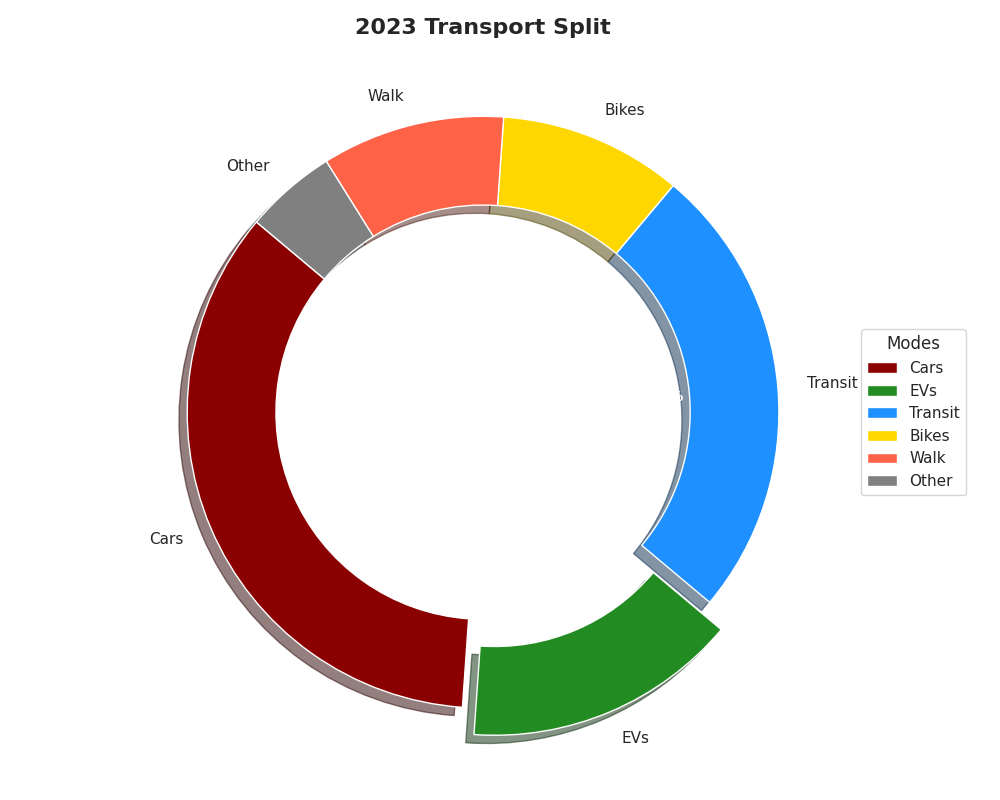

Write Python code to recreate this figure.
import matplotlib.pyplot as plt

# Data and labels
modes = ['Cars', 'EVs', 'Transit', 'Bikes', 'Walk', 'Other']
shares = [35, 15, 25, 10, 10, 5]
colors = ['#8B0000', '#228B22', '#1E90FF', '#FFD700', '#FF6347', '#808080']
explode = (0, 0.1, 0, 0, 0, 0)

# Create a donut chart
fig, ax = plt.subplots(figsize=(10, 8))
wedges, texts, autotexts = ax.pie(shares, labels=modes, colors=colors, explode=explode,
                                  autopct='%1.1f%%', startangle=140, shadow=True, wedgeprops=dict(width=0.3))

# Customize autotexts
for autotext in autotexts:
    autotext.set_color('white')
    autotext.set_weight('bold')
    autotext.set_fontsize(10)

# Add a concise title
ax.set_title("2023 Transport Split", fontsize=16, fontweight='bold')

# Legend
ax.legend(wedges, modes, title="Modes", loc='center left', bbox_to_anchor=(1, 0, 0.5, 1))

plt.tight_layout()
plt.show()
